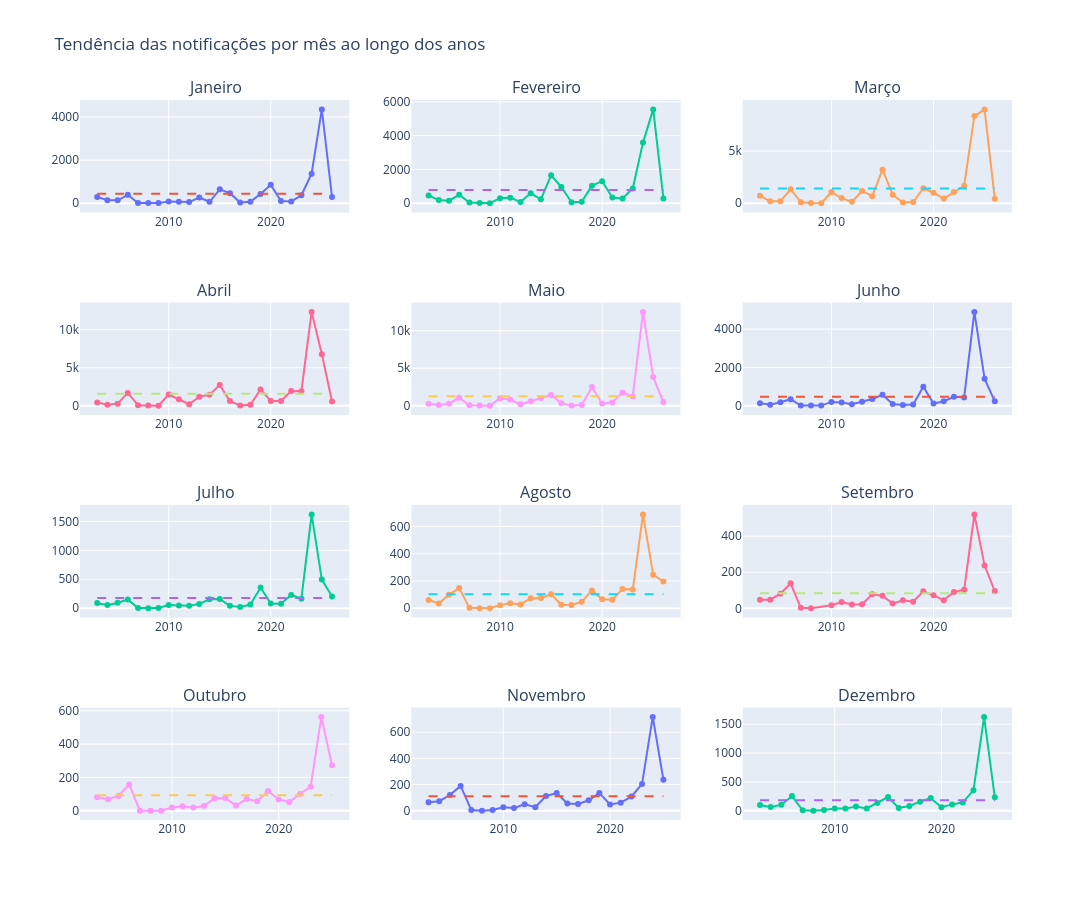

Write notebook code for a chart like this one.
### Code cell
from plotly.subplots import make_subplots

# Criar ano e mês
df_notificacoes["Ano"] = df_notificacoes["Dia"].dt.year
df_notificacoes["Mês"] = df_notificacoes["Dia"].dt.month

# Soma das notificações de cada mês de cada ano
df_mensal = (
    df_notificacoes
    .groupby(["Ano", "Mês"])["Notificações"]
    .sum()
    .reset_index()
)

nomes_meses = [
    "Janeiro", "Fevereiro", "Março", "Abril",
    "Maio", "Junho", "Julho", "Agosto",
    "Setembro", "Outubro", "Novembro", "Dezembro"
]

# Criar 12 gráficos
fig = make_subplots(
    rows=4,
    cols=3,
    subplot_titles=nomes_meses
)

for mes in range(1, 13):

    dados = df_mensal[df_mensal["Mês"] == mes]

    # Média histórica daquele mês
    media = dados["Notificações"].mean()

    linha = go.Scatter(
        x=dados["Ano"],
        y=dados["Notificações"],
        mode="lines+markers",
        name="Notificações",
        showlegend=False
    )

    media_linha = go.Scatter(
        x=dados["Ano"],
        y=[media] * len(dados),
        mode="lines",
        name="Média",
        line=dict(dash="dash"),
        showlegend=False
    )

    linha_idx = (mes - 1) // 3 + 1
    coluna_idx = (mes - 1) % 3 + 1

    fig.add_trace(
        linha,
        row=linha_idx,
        col=coluna_idx
    )

    fig.add_trace(
        media_linha,
        row=linha_idx,
        col=coluna_idx
    )

fig.update_layout(
    title="Tendência das notificações por mês ao longo dos anos",
    height=900,
    width=1200
)

fig.show()

### Figure 1 — Plotly figure (JSON) as saved in the notebook; plotly's stock layout.template omitted (floating-point values rounded to 4 significant figures)
{"data": [{"mode": "lines+markers", "name": "Notificações", "showlegend": false, "type": "scatter", "x": [2003, 2004, 2005, 2006, 2007, 2008, 2009, 2010, 2011, 2012, 2013, 2014, 2015, 2016, 2017, 2018, 2019, 2020, 2021, 2022, 2023, 2024, 2025, 2026], "xaxis": "x", "y": [293, 142, 135, 389, 9, 9, 4, 76, 73, 52, 265, 66, 644, 466, 36, 69, 432, 851, 102, 85, 370, 1370, 4355, 287], "yaxis": "y"}, {"line": {"dash": "dash"}, "mode": "lines", "name": "Média", "showlegend": false, "type": "scatter", "x": [2003, 2004, 2005, 2006, 2007, 2008, 2009, 2010, 2011, 2012, 2013, 2014, 2015, 2016, 2017, 2018, 2019, 2020, 2021, 2022, 2023, 2024, 2025, 2026], "xaxis": "x", "y": [440.8, 440.8, 440.8, 440.8, 440.8, 440.8, 440.8, 440.8, 440.8, 440.8, 440.8, 440.8, 440.8, 440.8, 440.8, 440.8, 440.8, 440.8, 440.8, 440.8, 440.8, 440.8, 440.8, 440.8], "yaxis": "y"}, {"mode": "lines+markers", "name": "Notificações", "showlegend": false, "type": "scatter", "x": [2003, 2004, 2005, 2006, 2007, 2008, 2009, 2010, 2011, 2012, 2013, 2014, 2015, 2016, 2017, 2018, 2019, 2020, 2021, 2022, 2023, 2024, 2025, 2026], "xaxis": "x2", "y": [456, 186, 148, 497, 38, 11, 4, 299, 329, 66, 586, 230, 1655, 960, 57, 89, 1039, 1305, 339, 283, 867, 3585, 5552, 285], "yaxis": "y2"}, {"line": {"dash": "dash"}, "mode": "lines", "name": "Média", "showlegend": false, "type": "scatter", "x": [2003, 2004, 2005, 2006, 2007, 2008, 2009, 2010, 2011, 2012, 2013, 2014, 2015, 2016, 2017, 2018, 2019, 2020, 2021, 2022, 2023, 2024, 2025, 2026], "xaxis": "x2", "y": [786.1, 786.1, 786.1, 786.1, 786.1, 786.1, 786.1, 786.1, 786.1, 786.1, 786.1, 786.1, 786.1, 786.1, 786.1, 786.1, 786.1, 786.1, 786.1, 786.1, 786.1, 786.1, 786.1, 786.1], "yaxis": "y2"}, {"mode": "lines+markers", "name": "Notificações", "showlegend": false, "type": "scatter", "x": [2003, 2004, 2005, 2006, 2007, 2008, 2009, 2010, 2011, 2012, 2013, 2014, 2015, 2016, 2017, 2018, 2019, 2020, 2021, 2022, 2023, 2024, 2025, 2026], "xaxis": "x3", "y": [705, 184, 198, 1341, 102, 14, 8, 1075, 493, 133, 1174, 671, 3222, 813, 59, 104, 1439, 1008, 448, 1080, 1678, 8360, 9007, 423], "yaxis": "y3"}, {"line": {"dash": "dash"}, "mode": "lines", "name": "Média", "showlegend": false, "type": "scatter", "x": [2003, 2004, 2005, 2006, 2007, 2008, 2009, 2010, 2011, 2012, 2013, 2014, 2015, 2016, 2017, 2018, 2019, 2020, 2021, 2022, 2023, 2024, 2025, 2026], "xaxis": "x3", "y": [1406.0, 1406.0, 1406.0, 1406.0, 1406.0, 1406.0, 1406.0, 1406.0, 1406.0, 1406.0, 1406.0, 1406.0, 1406.0, 1406.0, 1406.0, 1406.0, 1406.0, 1406.0, 1406.0, 1406.0, 1406.0, 1406.0, 1406.0, 1406.0], "yaxis": "y3"}, {"mode": "lines+markers", "name": "Notificações", "showlegend": false, "type": "scatter", "x": [2003, 2004, 2005, 2006, 2007, 2008, 2009, 2010, 2011, 2012, 2013, 2014, 2015, 2016, 2017, 2018, 2019, 2020, 2021, 2022, 2023, 2024, 2025, 2026], "xaxis": "x4", "y": [444, 123, 282, 1687, 78, 21, 20, 1469, 870, 201, 1195, 1460, 2733, 613, 42, 131, 2148, 625, 629, 1933, 1919, 12330, 6755, 565], "yaxis": "y4"}, {"line": {"dash": "dash"}, "mode": "lines", "name": "Média", "showlegend": false, "type": "scatter", "x": [2003, 2004, 2005, 2006, 2007, 2008, 2009, 2010, 2011, 2012, 2013, 2014, 2015, 2016, 2017, 2018, 2019, 2020, 2021, 2022, 2023, 2024, 2025, 2026], "xaxis": "x4", "y": [1595.0, 1595.0, 1595.0, 1595.0, 1595.0, 1595.0, 1595.0, 1595.0, 1595.0, 1595.0, 1595.0, 1595.0, 1595.0, 1595.0, 1595.0, 1595.0, 1595.0, 1595.0, 1595.0, 1595.0, 1595.0, 1595.0, 1595.0, 1595.0], "yaxis": "y4"}, {"mode": "lines+markers", "name": "Notificações", "showlegend": false, "type": "scatter", "x": [2003, 2004, 2005, 2006, 2007, 2008, 2009, 2010, 2011, 2012, 2013, 2014, 2015, 2016, 2017, 2018, 2019, 2020, 2021, 2022, 2023, 2024, 2025, 2026], "xaxis": "x5", "y": [254, 101, 268, 1055, 67, 15, 14, 1007, 829, 185, 590, 1039, 1444, 339, 41, 113, 2479, 286, 441, 1775, 1231, 12501, 3831, 496], "yaxis": "y5"}, {"line": {"dash": "dash"}, "mode": "lines", "name": "Média", "showlegend": false, "type": "scatter", "x": [2003, 2004, 2005, 2006, 2007, 2008, 2009, 2010, 2011, 2012, 2013, 2014, 2015, 2016, 2017, 2018, 2019, 2020, 2021, 2022, 2023, 2024, 2025, 2026], "xaxis": "x5", "y": [1267.0, 1267.0, 1267.0, 1267.0, 1267.0, 1267.0, 1267.0, 1267.0, 1267.0, 1267.0, 1267.0, 1267.0, 1267.0, 1267.0, 1267.0, 1267.0, 1267.0, 1267.0, 1267.0, 1267.0, 1267.0, 1267.0, 1267.0, 1267.0], "yaxis": "y5"}, {"mode": "lines+markers", "name": "Notificações", "showlegend": false, "type": "scatter", "x": [2003, 2004, 2005, 2006, 2007, 2008, 2009, 2010, 2011, 2012, 2013, 2014, 2015, 2016, 2017, 2018, 2019, 2020, 2021, 2022, 2023, 2024, 2025, 2026], "xaxis": "x6", "y": [133, 48, 176, 339, 8, 3, 5, 196, 167, 71, 208, 353, 566, 83, 37, 59, 988, 113, 231, 463, 432, 4904, 1408, 227], "yaxis": "y6"}, {"line": {"dash": "dash"}, "mode": "lines", "name": "Média", "showlegend": false, "type": "scatter", "x": [2003, 2004, 2005, 2006, 2007, 2008, 2009, 2010, 2011, 2012, 2013, 2014, 2015, 2016, 2017, 2018, 2019, 2020, 2021, 2022, 2023, 2024, 2025, 2026], "xaxis": "x6", "y": [467.4, 467.4, 467.4, 467.4, 467.4, 467.4, 467.4, 467.4, 467.4, 467.4, 467.4, 467.4, 467.4, 467.4, 467.4, 467.4, 467.4, 467.4, 467.4, 467.4, 467.4, 467.4, 467.4, 467.4], "yaxis": "y6"}, {"mode": "lines+markers", "name": "Notificações", "showlegend": false, "type": "scatter", "x": [2003, 2004, 2005, 2006, 2007, 2008, 2009, 2010, 2011, 2012, 2013, 2014, 2015, 2016, 2017, 2018, 2019, 2020, 2021, 2022, 2023, 2024, 2025, 2026], "xaxis": "x7", "y": [88, 53, 94, 148, 2, 1, 4, 53, 48, 43, 74, 155, 159, 40, 22, 62, 357, 82, 77, 229, 165, 1622, 494, 201], "yaxis": "y7"}, {"line": {"dash": "dash"}, "mode": "lines", "name": "Média", "showlegend": false, "type": "scatter", "x": [2003, 2004, 2005, 2006, 2007, 2008, 2009, 2010, 2011, 2012, 2013, 2014, 2015, 2016, 2017, 2018, 2019, 2020, 2021, 2022, 2023, 2024, 2025, 2026], "xaxis": "x7", "y": [178.0, 178.0, 178.0, 178.0, 178.0, 178.0, 178.0, 178.0, 178.0, 178.0, 178.0, 178.0, 178.0, 178.0, 178.0, 178.0, 178.0, 178.0, 178.0, 178.0, 178.0, 178.0, 178.0, 178.0], "yaxis": "y7"}, {"mode": "lines+markers", "name": "Notificações", "showlegend": false, "type": "scatter", "x": [2003, 2004, 2005, 2006, 2007, 2008, 2009, 2010, 2011, 2012, 2013, 2014, 2015, 2016, 2017, 2018, 2019, 2020, 2021, 2022, 2023, 2024, 2025, 2026], "xaxis": "x8", "y": [61, 35, 100, 148, 3, 1, 1, 23, 36, 28, 74, 76, 102, 26, 24, 47, 131, 66, 62, 142, 137, 689, 246, 196], "yaxis": "y8"}, {"line": {"dash": "dash"}, "mode": "lines", "name": "Média", "showlegend": false, "type": "scatter", "x": [2003, 2004, 2005, 2006, 2007, 2008, 2009, 2010, 2011, 2012, 2013, 2014, 2015, 2016, 2017, 2018, 2019, 2020, 2021, 2022, 2023, 2024, 2025, 2026], "xaxis": "x8", "y": [102.2, 102.2, 102.2, 102.2, 102.2, 102.2, 102.2, 102.2, 102.2, 102.2, 102.2, 102.2, 102.2, 102.2, 102.2, 102.2, 102.2, 102.2, 102.2, 102.2, 102.2, 102.2, 102.2, 102.2], "yaxis": "y8"}, {"mode": "lines+markers", "name": "Notificações", "showlegend": false, "type": "scatter", "x": [2003, 2004, 2005, 2006, 2007, 2008, 2010, 2011, 2012, 2013, 2014, 2015, 2016, 2017, 2018, 2019, 2020, 2021, 2022, 2023, 2024, 2025, 2026], "xaxis": "x9", "y": [48, 48, 81, 139, 3, 1, 17, 35, 21, 23, 78, 70, 26, 44, 36, 94, 72, 45, 91, 103, 521, 237, 96], "yaxis": "y9"}, {"line": {"dash": "dash"}, "mode": "lines", "name": "Média", "showlegend": false, "type": "scatter", "x": [2003, 2004, 2005, 2006, 2007, 2008, 2010, 2011, 2012, 2013, 2014, 2015, 2016, 2017, 2018, 2019, 2020, 2021, 2022, 2023, 2024, 2025, 2026], "xaxis": "x9", "y": [83.87, 83.87, 83.87, 83.87, 83.87, 83.87, 83.87, 83.87, 83.87, 83.87, 83.87, 83.87, 83.87, 83.87, 83.87, 83.87, 83.87, 83.87, 83.87, 83.87, 83.87, 83.87, 83.87], "yaxis": "y9"}, {"mode": "lines+markers", "name": "Notificações", "showlegend": false, "type": "scatter", "x": [2003, 2004, 2005, 2006, 2007, 2008, 2009, 2010, 2011, 2012, 2013, 2014, 2015, 2016, 2017, 2018, 2019, 2020, 2021, 2022, 2023, 2024, 2025], "xaxis": "x10", "y": [81, 69, 89, 158, 1, 1, 1, 20, 27, 19, 29, 75, 76, 32, 70, 57, 119, 68, 53, 101, 144, 563, 273], "yaxis": "y10"}, {"line": {"dash": "dash"}, "mode": "lines", "name": "Média", "showlegend": false, "type": "scatter", "x": [2003, 2004, 2005, 2006, 2007, 2008, 2009, 2010, 2011, 2012, 2013, 2014, 2015, 2016, 2017, 2018, 2019, 2020, 2021, 2022, 2023, 2024, 2025], "xaxis": "x10", "y": [92.43, 92.43, 92.43, 92.43, 92.43, 92.43, 92.43, 92.43, 92.43, 92.43, 92.43, 92.43, 92.43, 92.43, 92.43, 92.43, 92.43, 92.43, 92.43, 92.43, 92.43, 92.43, 92.43], "yaxis": "y10"}, {"mode": "lines+markers", "name": "Notificações", "showlegend": false, "type": "scatter", "x": [2003, 2004, 2005, 2006, 2007, 2008, 2009, 2010, 2011, 2012, 2013, 2014, 2015, 2016, 2017, 2018, 2019, 2020, 2021, 2022, 2023, 2024, 2025], "xaxis": "x11", "y": [65, 73, 120, 190, 5, 1, 6, 27, 22, 49, 27, 113, 135, 55, 52, 80, 135, 48, 62, 108, 205, 717, 237], "yaxis": "y11"}, {"line": {"dash": "dash"}, "mode": "lines", "name": "Média", "showlegend": false, "type": "scatter", "x": [2003, 2004, 2005, 2006, 2007, 2008, 2009, 2010, 2011, 2012, 2013, 2014, 2015, 2016, 2017, 2018, 2019, 2020, 2021, 2022, 2023, 2024, 2025], "xaxis": "x11", "y": [110.1, 110.1, 110.1, 110.1, 110.1, 110.1, 110.1, 110.1, 110.1, 110.1, 110.1, 110.1, 110.1, 110.1, 110.1, 110.1, 110.1, 110.1, 110.1, 110.1, 110.1, 110.1, 110.1], "yaxis": "y11"}, {"mode": "lines+markers", "name": "Notificações", "showlegend": false, "type": "scatter", "x": [2003, 2004, 2005, 2006, 2007, 2008, 2009, 2010, 2011, 2012, 2013, 2014, 2015, 2016, 2017, 2018, 2019, 2020, 2021, 2022, 2023, 2024, 2025], "xaxis": "x12", "y": [99, 62, 104, 253, 6, 1, 12, 36, 36, 73, 38, 132, 236, 46, 81, 156, 218, 60, 109, 143, 353, 1628, 233], "yaxis": "y12"}, {"line": {"dash": "dash"}, "mode": "lines", "name": "Média", "showlegend": false, "type": "scatter", "x": [2003, 2004, 2005, 2006, 2007, 2008, 2009, 2010, 2011, 2012, 2013, 2014, 2015, 2016, 2017, 2018, 2019, 2020, 2021, 2022, 2023, 2024, 2025], "xaxis": "x12", "y": [178.9, 178.9, 178.9, 178.9, 178.9, 178.9, 178.9, 178.9, 178.9, 178.9, 178.9, 178.9, 178.9, 178.9, 178.9, 178.9, 178.9, 178.9, 178.9, 178.9, 178.9, 178.9, 178.9], "yaxis": "y12"}], "layout": {"annotations": [{"font": {"size": 16}, "showarrow": false, "text": "Janeiro", "x": 0.1444, "xanchor": "center", "xref": "paper", "y": 1, "yanchor": "bottom", "yref": "paper"}, {"font": {"size": 16}, "showarrow": false, "text": "Fevereiro", "x": 0.5, "xanchor": "center", "xref": "paper", "y": 1, "yanchor": "bottom", "yref": "paper"}, {"font": {"size": 16}, "showarrow": false, "text": "Março", "x": 0.8556, "xanchor": "center", "xref": "paper", "y": 1, "yanchor": "bottom", "yref": "paper"}, {"font": {"size": 16}, "showarrow": false, "text": "Abril", "x": 0.1444, "xanchor": "center", "xref": "paper", "y": 0.7188, "yanchor": "bottom", "yref": "paper"}, {"font": {"size": 16}, "showarrow": false, "text": "Maio", "x": 0.5, "xanchor": "center", "xref": "paper", "y": 0.7188, "yanchor": "bottom", "yref": "paper"}, {"font": {"size": 16}, "showarrow": false, "text": "Junho", "x": 0.8556, "xanchor": "center", "xref": "paper", "y": 0.7188, "yanchor": "bottom", "yref": "paper"}, {"font": {"size": 16}, "showarrow": false, "text": "Julho", "x": 0.1444, "xanchor": "center", "xref": "paper", "y": 0.4375, "yanchor": "bottom", "yref": "paper"}, {"font": {"size": 16}, "showarrow": false, "text": "Agosto", "x": 0.5, "xanchor": "center", "xref": "paper", "y": 0.4375, "yanchor": "bottom", "yref": "paper"}, {"font": {"size": 16}, "showarrow": false, "text": "Setembro", "x": 0.8556, "xanchor": "center", "xref": "paper", "y": 0.4375, "yanchor": "bottom", "yref": "paper"}, {"font": {"size": 16}, "showarrow": false, "text": "Outubro", "x": 0.1444, "xanchor": "center", "xref": "paper", "y": 0.1562, "yanchor": "bottom", "yref": "paper"}, {"font": {"size": 16}, "showarrow": false, "text": "Novembro", "x": 0.5, "xanchor": "center", "xref": "paper", "y": 0.1562, "yanchor": "bottom", "yref": "paper"}, {"font": {"size": 16}, "showarrow": false, "text": "Dezembro", "x": 0.8556, "xanchor": "center", "xref": "paper", "y": 0.1562, "yanchor": "bottom", "yref": "paper"}], "height": 900, "title": {"text": "Tendência das notificações por mês ao longo dos anos"}, "width": 1200, "xaxis": {"anchor": "y", "domain": [0, 0.2889]}, "xaxis10": {"anchor": "y10", "domain": [0, 0.2889]}, "xaxis11": {"anchor": "y11", "domain": [0.3556, 0.6444]}, "xaxis12": {"anchor": "y12", "domain": [0.7111, 1]}, "xaxis2": {"anchor": "y2", "domain": [0.3556, 0.6444]}, "xaxis3": {"anchor": "y3", "domain": [0.7111, 1]}, "xaxis4": {"anchor": "y4", "domain": [0, 0.2889]}, "xaxis5": {"anchor": "y5", "domain": [0.3556, 0.6444]}, "xaxis6": {"anchor": "y6", "domain": [0.7111, 1]}, "xaxis7": {"anchor": "y7", "domain": [0, 0.2889]}, "xaxis8": {"anchor": "y8", "domain": [0.3556, 0.6444]}, "xaxis9": {"anchor": "y9", "domain": [0.7111, 1]}, "yaxis": {"anchor": "x", "domain": [0.8438, 1]}, "yaxis10": {"anchor": "x10", "domain": [0, 0.1562]}, "yaxis11": {"anchor": "x11", "domain": [0, 0.1562]}, "yaxis12": {"anchor": "x12", "domain": [0, 0.1562]}, "yaxis2": {"anchor": "x2", "domain": [0.8438, 1]}, "yaxis3": {"anchor": "x3", "domain": [0.8438, 1]}, "yaxis4": {"anchor": "x4", "domain": [0.5625, 0.7188]}, "yaxis5": {"anchor": "x5", "domain": [0.5625, 0.7188]}, "yaxis6": {"anchor": "x6", "domain": [0.5625, 0.7188]}, "yaxis7": {"anchor": "x7", "domain": [0.2812, 0.4375]}, "yaxis8": {"anchor": "x8", "domain": [0.2812, 0.4375]}, "yaxis9": {"anchor": "x9", "domain": [0.2812, 0.4375]}}}
